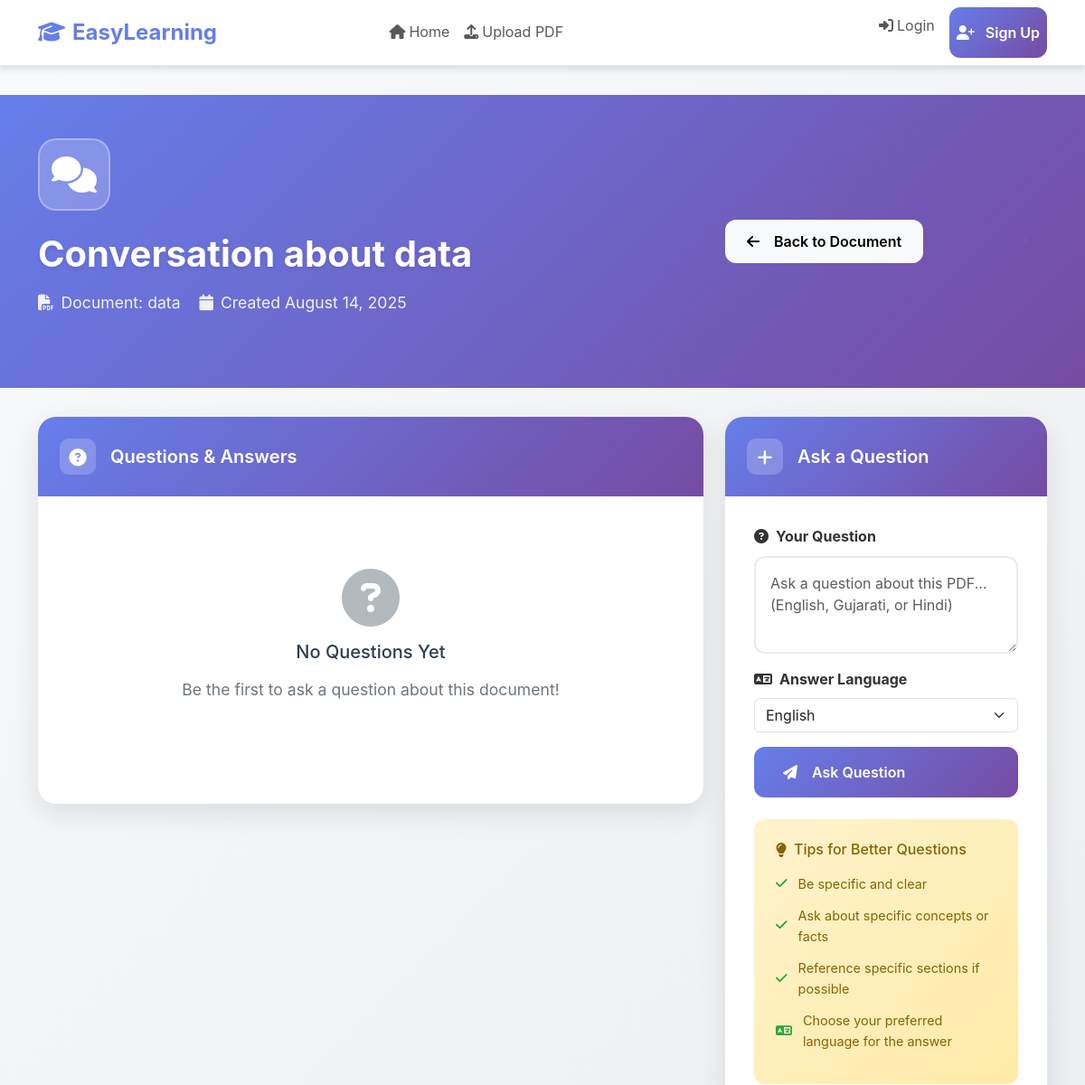
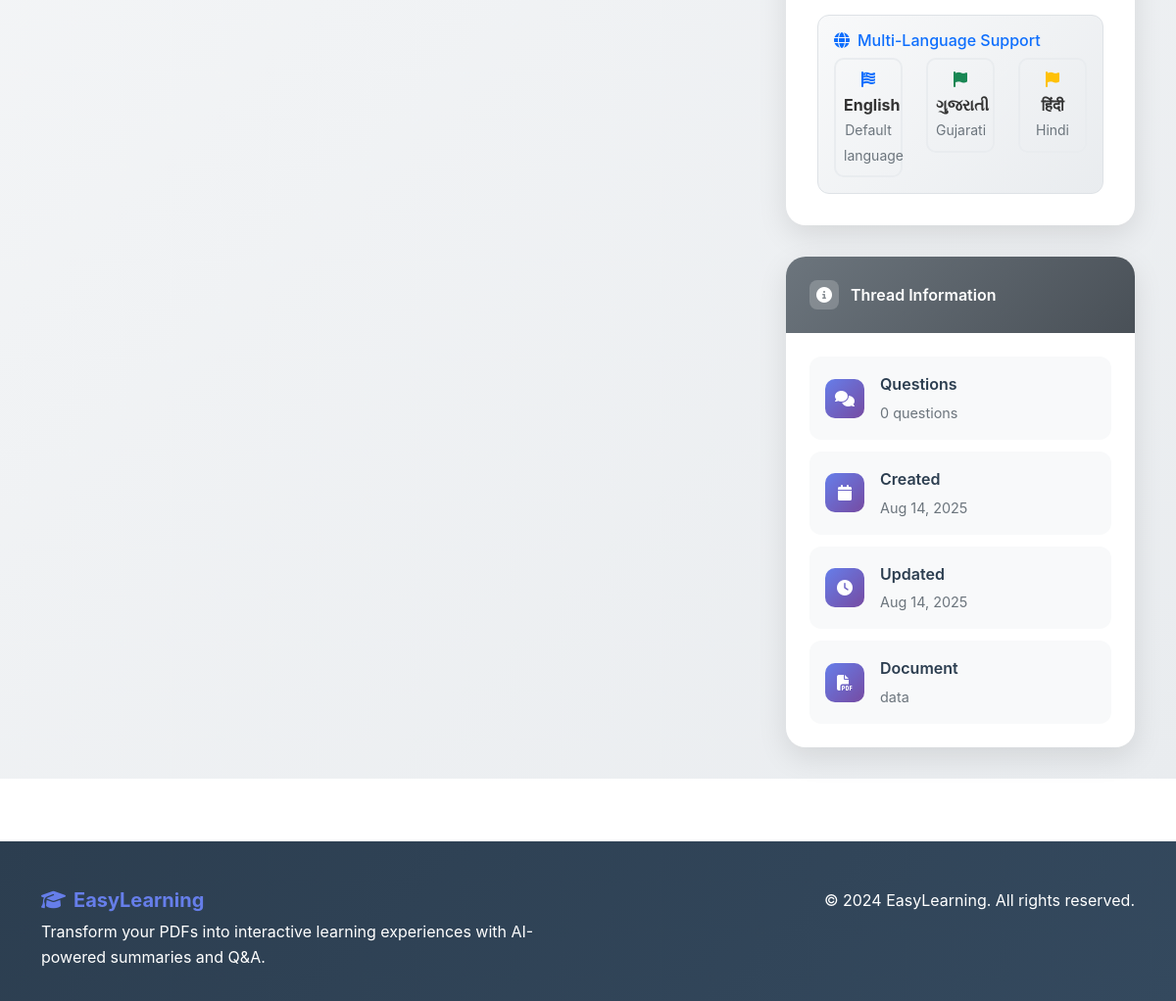
/thread/0b0e84f5-8756-4a01-9e44-77c1f6265674/, run on the app's committed database (2 pictures, top to bottom).
### easylearning/models.py (models this page shows, shortened)
class ConversationThread(models.Model):
    id = models.UUIDField(primary_key=True, default=uuid.uuid4, editable=False)
    pdf_document = models.ForeignKey(PDFDocument, on_delete=models.CASCADE, related_name='conversations')
    title = models.CharField(max_length=255, default="New Conversation")
    created_at = models.DateTimeField(auto_now_add=True)
    updated_at = models.DateTimeField(auto_now=True)

class PDFDocument(models.Model):
    id = models.UUIDField(primary_key=True, default=uuid.uuid4, editable=False)
    title = models.CharField(max_length=255)
    file = models.FileField(upload_to='pdfs/')
    uploaded_at = models.DateTimeField(auto_now_add=True)
    uploaded_by = models.ForeignKey(User, on_delete=models.CASCADE, null=True, blank=True)

class Question(models.Model):
    LANGUAGE_CHOICES = [
        ('en', 'English'),
        ('gu', 'Gujarati'),
        ('hi', 'Hindi'),
    ]
    id = models.UUIDField(primary_key=True, default=uuid.uuid4, editable=False)
    thread = models.ForeignKey(ConversationThread, on_delete=models.CASCADE, related_name='questions')
    question_text = models.TextField()
    language = models.CharField(max_length=2, choices=LANGUAGE_CHOICES, default='en')
    asked_at = models.DateTimeField(auto_now_add=True)
    asked_by = models.ForeignKey(User, on_delete=models.CASCADE, null=True, blank=True)

### easylearning/views.py (the view)
# urls.py: path('thread/<uuid:thread_id>/', views.thread_detail, name='thread_detail'),
def thread_detail(request, thread_id):
    thread = get_object_or_404(ConversationThread, id=thread_id)
    questions = thread.questions.all().order_by('asked_at')
    if request.method == 'POST':
        form = QuestionForm(request.POST)
        if form.is_valid():
            question = form.save(commit=False)
            question.thread = thread
            question.asked_by = request.user if request.user.is_authenticated else None
            question.save()
            answer_text, is_from_pdf, confidence = generate_answer(question.question_text, thread.pdf_document, question.language)
            Answer.objects.create(
                question=question,
                answer_text=answer_text,
                language=question.language,
                is_from_pdf=is_from_pdf,
                confidence_score=confidence
            )
            return redirect('easylearning:thread_detail', thread_id=thread_id)
    else:
        form = QuestionForm()
    context = {
        'thread': thread,
        'questions': questions,
        'form': form,
    }
    return render(request, 'easylearning/thread_detail.html', context)

### templates/easylearning/thread_detail.html (shortened to what this page needs)
{% extends 'base.html' %}
{% block content %}
<div class="thread-detail-container">
    <section class="thread-header">
        <div class="container position-relative">
            <div class="row align-items-center">
                <div class="col-lg-8">
                    <div class="thread-icon">
                        <i class="fas fa-comments"></i>
                    </div>
                    <h1 class="thread-title">{{ thread.title }}</h1>
                    <div class="thread-meta">
                        <i class="fas fa-file-pdf me-2"></i>Document: {{ thread.pdf_document.title }}
                        <span class="ms-3">
                            <i class="fas fa-calendar me-2"></i>Created {{ thread.created_at|date:"F d, Y" }}
                        </span>
                    </div>
                </div>
                <div class="col-lg-4">
                    <div class="thread-actions">
                        <a href="{% url 'easylearning:pdf_detail' thread.pdf_document.id %}" class="btn btn-light">
                            <i class="fas fa-arrow-left me-2"></i>Back to Document
                        </a>
                    </div>
                </div>
            </div>
        </div>
    </section>
    <div class="container">
        <div class="row">
            <div class="col-lg-8">
                <div class="content-section">
                    <div class="section-header">
                        <h5>
                            <div class="icon">
                                <i class="fas fa-question-circle"></i>
                            </div>
                            Questions & Answers
                        </h5>
                    </div>
                    <div class="section-body">
                        {% if questions %}
                            {% for question in questions %}
                                <div class="qa-item">
                                    <div class="question-section">
                                        <div class="question-header">
                                            <div class="question-icon">
                                                <i class="fas fa-question-circle"></i>
                                            </div>
                                            <div class="question-content">
                                                <div class="question-text">{{ question.question_text }}</div>
                                                <div class="question-meta">
                                                    <span>
                                                        <i class="fas fa-calendar"></i>
                                                        {{ question.asked_at|date:"M d, Y H:i" }}
                                                    </span>
                                                    {% if question.asked_by %}
                                                        <span>
                                                            <i class="fas fa-user"></i>
                                                            {{ question.asked_by.username }}
                                                        </span>
                                                    {% endif %}
                                                </div>
                                            </div>
                                        </div>
                                    </div>
                                    {% if question.answer %}
                                        <div class="answer-section">
                                            <div class="answer-header">
                                                <div class="answer-icon">
                                                    <i class="fas fa-robot"></i>
                                                </div>
                                                <div class="answer-content">
                                                    <div class="answer-text">{{ question.answer.answer_text }}</div>
                                                    <div class="answer-meta">
                                                        <div class="answer-badges">
                                                            {% if question.answer.is_from_pdf %}
                                                                <span class="badge badge-success">
                                                                    <i class="fas fa-check me-1"></i>From PDF
                                                                </span>
                                                            {% else %}
                                                                <span class="badge badge-warning">
                                                                    <i class="fas fa-exclamation-triangle me-1"></i>Not from PDF
                                                                </span>
                                                            {% endif %}
                                                            {% if question.answer.confidence_score > 0 %}
                                                                <span class="text-muted small">
                                                                    Confidence: {{ question.answer.confidence_score|floatformat:2 }}
                                                                </span>
                                                            {% endif %}
                                                        </div>
                                                        <div class="answer-timestamp">
                                                            <i class="fas fa-clock me-1"></i>{{ question.answer.generated_at|date:"M d, Y H:i" }}
                                                        </div>
                                                    </div>
                                                </div>
                                            </div>
                                        </div>
                                    {% else %}
                                        <div class="loading-state">
                                            <i class="fas fa-spinner fa-spin"></i>
                                            <p>Processing answer...</p>
                                        </div>
                                    {% endif %}
                                </div>
                            {% endfor %}
                        {% else %}
                            <div class="empty-state">
                                <i class="fas fa-question-circle"></i>
                                <h5>No Questions Yet</h5>
                                <p>Be the first to ask a question about this document!</p>
                            </div>
                        {% endif %}
                    </div>
                </div>
            </div>
            <div class="col-lg-4">
                <div class="ask-question-form">
                    <div class="form-header">
                        <h5>
                            <div class="icon">
                                <i class="fas fa-plus"></i>
                            </div>
                            Ask a Question
                        </h5>
                    </div>
                    <div class="form-body">
                        <form method="post" id="questionForm">
                            <div class="mb-3">
                                <label for="{{ form.question_text.id_for_label }}" class="form-label fw-bold">
                                    <i class="fas fa-question-circle me-2"></i>Your Question
                                </label>
                                {{ form.question_text }}
                            </div>
                            <div class="mb-3">
                                <label for="{{ form.language.id_for_label }}" class="form-label fw-bold">
                                    <i class="fas fa-language me-2"></i>Answer Language
                                </label>
                                {{ form.language }}
                            </div>
                            <div class="d-grid">
                                <button type="submit" class="btn btn-primary" id="submitQuestionBtn">
                                    <i class="fas fa-paper-plane me-2"></i>Ask Question
                                </button>
                            </div>
                        </form>
                        <div class="tips-section">
                            <h6>
                                <i class="fas fa-lightbulb me-2"></i>Tips for Better Questions
                            </h6>
                            <ul class="tips-list">
                                <li>
                                    <i class="fas fa-check"></i>Be specific and clear
                                </li>
                                <li>
                                    <i class="fas fa-check"></i>Ask about specific concepts or facts
                                </li>
                                <li>
                                    <i class="fas fa-check"></i>Reference specific sections if possible
                                </li>
                                <li>
                                    <i class="fas fa-language"></i>Choose your preferred language for the answer
                                </li>
                            </ul>
                        </div>
                        <div class="language-info mt-3 p-3 bg-light rounded">
                            <h6 class="text-primary">
                                <i class="fas fa-globe me-2"></i>Multi-Language Support
                            </h6>
                            <div class="row">
                                <div class="col-md-4">
                                    <div class="language-card text-center p-2">
                                        <i class="fas fa-flag-usa text-primary"></i>
                                        <div class="fw-bold">English</div>
                                        <small class="text-muted">Default language</small>
                                    </div>
                                </div>
                                <div class="col-md-4">
                                    <div class="language-card text-center p-2">
                                        <i class="fas fa-flag text-success"></i>
                                        <div class="fw-bold">ગુજરાતી</div>
                                        <small class="text-muted">Gujarati</small>
                                    </div>
                                </div>
                                <div class="col-md-4">
                                    <div class="language-card text-center p-2">
                                        <i class="fas fa-flag text-warning"></i>
                                        <div class="fw-bold">हिंदी</div>
                                        <small class="text-muted">Hindi</small>
                                    </div>
                                </div>
                            </div>
                        </div>
                    </div>
                </div>
                <div class="thread-info">
                    <div class="info-header">
                        <h6>
                            <div class="icon">
                                <i class="fas fa-info-circle"></i>
                            </div>
                            Thread Information
                        </h6>
                    </div>
                    <div class="info-body">
                        <div class="info-item">
                            <div class="info-icon">
                                <i class="fas fa-comments"></i>
                            </div>
                            <div class="info-content">
                                <div class="info-label">Questions</div>
                                <div class="info-value">{{ questions.count }} question{{ questions.count|pluralize }}</div>
                            </div>
                        </div>
                        <div class="info-item">
                            <div class="info-icon">
                                <i class="fas fa-calendar"></i>
                            </div>
                            <div class="info-content">
                                <div class="info-label">Created</div>
                                <div class="info-value">{{ thread.created_at|date:"M d, Y" }}</div>
                            </div>
                        </div>
                        <div class="info-item">
                            <div class="info-icon">
                                <i class="fas fa-clock"></i>
                            </div>
                            <div class="info-content">
                                <div class="info-label">Updated</div>
                                <div class="info-value">{{ thread.updated_at|date:"M d, Y" }}</div>
                            </div>
                        </div>
                        <div class="info-item">
                            <div class="info-icon">
                                <i class="fas fa-file-pdf"></i>
                            </div>
                            <div class="info-content">
                                <div class="info-label">Document</div>
                                <div class="info-value">{{ thread.pdf_document.title }}</div>
                            </div>
                        </div>
                    </div>
                </div>
            </div>
        </div>
    </div>
</div>
{% endblock %}

### data on the page
ConversationThread: title "Conversation about data", pdf_document "data", created_at "August 14, 2025", created_at "Aug 14, 2025", updated_at "Aug 14, 2025"

### other printed values
{{ questions.count }} "0"
